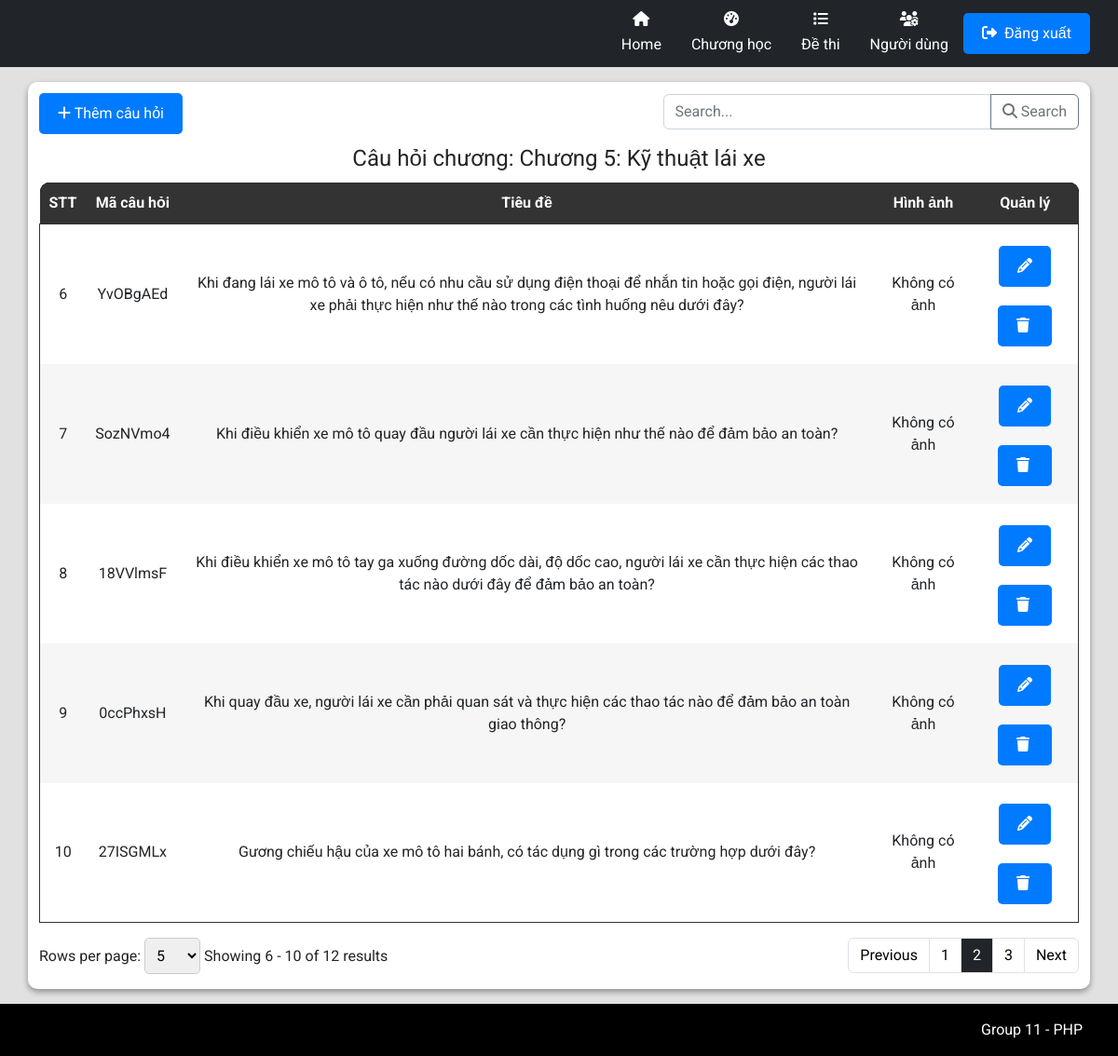
The app's page /admin/AdminIndex.php?workingPage=question&chapterId=4548014d-cf9c-4ab6-9b7c-7e7821b78562&limit=5&page=2 with its own data.
### tables this page shows
CREATE TABLE `tbl_chapter` (
  `id` varchar(36) NOT NULL,
  `code` varchar(255) DEFAULT NULL,
  `name` varchar(255) DEFAULT NULL,
  `description` varchar(255) DEFAULT NULL,
  `quantity` int(11) DEFAULT NULL
);

CREATE TABLE `tbl_question` (
  `id` varchar(36) NOT NULL,
  `code` varchar(255) DEFAULT NULL,
  `questionImage` varchar(255) DEFAULT NULL,
  `title` text DEFAULT NULL,
  `chapterId` varchar(36) DEFAULT NULL,
  `option_1` text DEFAULT NULL,
  `option_2` text DEFAULT NULL,
  `option_3` text DEFAULT NULL,
  `option_4` text DEFAULT NULL,
  `trueAnswer` int(1) DEFAULT NULL,
  `isDanger` tinyint(1) DEFAULT NULL
);

### admin/pages/Question/QuestionIndex.php (shortened to what this page needs)
<link rel="stylesheet" href="./styles/ProductStyles.css">
<?php $chapterId = $_GET["chapterId"] ?>
<?php
$countAllSql = "SELECT * FROM tbl_question WHERE chapterId='$chapterId'";
$total_records = mysqli_num_rows(mysqli_query($connect, $countAllSql));
$pageIndex = isset($_GET['page']) ? $_GET['page'] : 1;
$pageSize = isset($_GET['limit']) ? $_GET['limit'] : 5;
$total_page = ceil($total_records / $pageSize);
$start = ($pageIndex - 1) * $pageSize;
$getTableDataSql = "";
if (isset($_GET['search']) && !empty($_GET['search'])) {
    $search = $_GET['search'];
    $getTableDataSql = "SELECT * FROM tbl_question WHERE chapterId='$chapterId' AND title LIKE '%$search%' LIMIT $start, $pageSize";
} else {
    $getTableDataSql = "SELECT * FROM tbl_question WHERE chapterId='$chapterId' LIMIT $start, $pageSize";
}
$tableData = mysqli_query($connect, $getTableDataSql);
?>
<div class="text-left flex justify-between">
    <button type="button" class="btn btn-primary mb-2 mt-3" data-bs-toggle="modal" data-bs-target="#addQuestion">
        <i class="fa-solid fa-plus"></i>
        Thêm câu hỏi
    </button>
    <div class="input-group mb-3 align-center mt-3 w-40">
        <input type="text" class="form-control" placeholder="Search..." aria-label="Recipient's username" name="search" id="search-input" aria-describedby="button-addon2">
        <button class="btn btn-outline-secondary" id="search-button" onclick="performSearch()" name="ok">
            <i class="fa-solid fa-magnifying-glass"></i>
            Search
        </button>
    </div>
</div>
<div class="container p-0">
    <table class="w-100">
        <?php
        $tableData_1 = mysqli_query($connect, "SELECT * FROM tbl_chapter WHERE id='$chapterId'");
        $getChapter = mysqli_fetch_array($tableData_1);
        ?>
        <legend class="text-center">Câu hỏi chương: <?php echo $getChapter['name'] ?></legend>
        <thead class="table-head w-100">
            <tr class="table-heading">
                <th class="noWrap">STT</th>
                <th class="noWrap">Mã câu hỏi</th>
                <th class="noWrap">Tiêu đề</th>
                <th class="noWrap">Hình ảnh</th>
                <th class="noWrap">Quản lý </th>
            </tr>
        </thead>
        <tbody class="table-body">
            <?php
            $displayquestion = 0;
            while ($row = mysqli_fetch_array($tableData)) {
                $displayquestion++;
            ?>
                <tr>
                    <td>
                        <?php echo $displayquestion + ($pageIndex - 1) * $pageSize; ?>
                    </td>
                    <td class="tensanpham">
                        <?php echo $row['code'] ?>
                    </td>
                    <td>
                        <?php echo $row['title'] ?>
                    </td>
                    <td>
                        <?php if (!empty($row['questionImage'])) : ?>
                            <img width="200px" src="<?php echo $row['questionImage']; ?>" alt="">
                        <?php else : echo "Không có ảnh"; ?>
                        <?php endif; ?>
                    </td>
                    <td>
                        <button type="button" class="btn btn-primary mb-2 mt-3 con-tooltip top" data-bs-toggle="modal" data-bs-target="#editPopup_<?php echo $row['id']; ?>">
                            <i class="fa-solid fa-pencil"></i>
                        </button>
                        <button type="button" class="btn btn-primary mb-2 mt-3 con-tooltip top" data-bs-toggle="modal" data-bs-target="#confirmPopup_<?php echo $row['id']; ?>">
                            <i class="fa-solid fa-trash mr-1"></i>
                        </button>
                    </td>
                </tr>
            <?php
            }
            ?>
        </tbody>
    </table>
    <form action="" method="GET">
        <nav class="row py-2" aria-label="Page navigation example">
            <div class="paganation-infor col py-2">
                <form action="" method="GET">
                    <label for="limitSelect">Rows per page:</label>
                    <select name="limit" id="limitSelect" onchange="updatePageAndLimit()">
                        <option value="5" <?php if ($pageSize == 5) echo 'selected'; ?>>5</option>
                    </select>
                </form>
                <label class="mr-4">Showing
                    <?php
                    $startItem = ($pageIndex - 1) * $pageSize + 1;
                    $endItem = min($pageIndex * $pageSize, $total_records);
                    echo "{$startItem} - {$endItem} of {$total_records} results";
                    ?>
                </label>
            </div>
            <ul class="m-0 pagination justify-content-end py-2 col">
                <li class="page-item">
                    <?php
                    if ($pageIndex > 1 && $total_page > 1) {
                        echo '<a class="page-link text-reset text-black" aria-label="Previous" href="?workingPage=question&limit=' . ($pageSize) . '&page=' . ($pageIndex - 1) . '">
                        Previous
                        </a>';
                    }
                    ?>
                </li>
                <?php
                $range = 3;
                for ($i = 1; $i <= $total_page; $i++) {
                    if ($i == $pageIndex) {
                        echo '<li class="page-item light">
                        <span name="page" class="page-link text-reset text-white bg-dark" href="?workingPage=question&chapterId='.($chapterId).'&limit=' . ($pageSize) . '&page=' . ($i) . '"> ' . ($i) . ' </span>
                        </li>';
                    } else {
                        if ($i == 1) {
                            echo '<li class="page-item light">
                            <a name="page" class="page-link text-reset text-black" href="?workingPage=question&chapterId='.($chapterId).'&limit=' . ($pageSize) . '&page=' . ($i) . '"> ' . ($i) . ' </a>
                            </li>';
                        }
                        else if ($i > $pageIndex - $range && $i < $pageIndex + $range) {
                            echo '<li class="page-item light">
                            <a name="page" class="page-link text-reset text-black" href="?workingPage=question&chapterId='.($chapterId).'&limit=' . ($pageSize) . '&page=' . ($i) . '"> ' . ($i) . ' </a>
                            </li>';
                        }
                        else if ($i == $total_page) {
                            echo '<li class="page-item light">
                            <a name="page" class="page-link text-reset text-black" href="?workingPage=question&chapterId='.($chapterId).'&limit=' . ($pageSize) . '&page=' . ($i) . '"> ' . ($i) . ' </a>
                            </li>';
                        }
                    }
                }
                ?>
                <?php
                if ($pageIndex < $total_page && $total_page > 1) {
                    echo '<li class="page-item light">
                    <a name="page" class="page-link text-reset text-black" aria-label="Next" href="?workingPage=question&chapterId='.($chapterId).'&limit=' . ($pageSize) . '&page=' . ($pageIndex + 1) . '">
                    Next
                    </a>
                    </li>';
                }
                ?>
            </ul>
    </form>
</div>

### admin/styles/AdminStyles.css (style rules this page uses)
body { display: flex; flex-direction: column; }

### common/css/CommonStyle.css (style rules this page uses)
html { padding: unset; margin: unset; box-sizing: border-box; scroll-behavior: smooth; }
body { min-height: 100vh; }
:root { --pr-color: rgb(62, 148, 163); }
.m-0 { margin: 0 !important; }
.p-0 { padding: 0 !important; }
.mr-1 { margin-right: 4px !important; }
.mb-2 { margin-bottom: 8px !important; }
.py-2 { padding-top: 8px !important; padding-bottom: 8px !important; }
.mt-3 { margin-top: 12px !important; }
.mb-3 { margin-bottom: 12px !important; }
.mr-4 { margin-right: 16px !important; }
.w-40 { width: 40%; }
.w-100 { width: 100% !important; }
.flex { display: flex; }
.align-center { align-items: center; }
.justify-between { justify-content: space-between; }
.text-center { text-align: center; }
.text-white { color: #fff !important; }
.text-black { color: #000 !important; }
.con-tooltip { position: relative; background: #F2D1C9; border-radius: 9px; display: inline-block; transition: all 0.3s ease-in-out; cursor: default; }

### admin/styles/ProductStyles.css (style rules this page uses)
* { padding: 0; margin: 0; box-sizing: border-box; }
table { border-radius: 10px; }
.container { width: 100%; }
.table-head { color: white; background-color: #000; }
.table-head .table-heading { background-color: #000; color: white; }
.table-head .table-heading th:first-child { border-top-left-radius: 10px; }
.table-head .table-heading th:last-child { border-top-right-radius: 10px; }
.table-heading { border-radius: 10px; }
.table-head th { padding: 10px; text-align: center; }
.table-head, .table-body { border-collapse: collapse; }
.table-body { border: 1px solid #333; }
.table-body, .table-body tr { background-color: #fff; }
.table-body td { text-align: center; }
.table-body tr:nth-child(2n + 2) { background-color: #f6f6f6; }
table { border-collapse: collapse; background-color: #f8f8f8; }
th, td { padding: 10px; text-align: left; }
th { background-color: #333; color: white; }
.btn-primary { background-color: #007bff; color: white; padding: 10px 20px; border: none; border-radius: 5px; cursor: pointer; }
.noWrap { white-space: nowrap; }
select, option { width: 60px; padding: 8px; border: 1px solid #ccc; border-radius: 5px; }
.tensanpham { width: 100px; height: 150px; text-align: center; }

### records on screen
tbl_chapter: name "Chương 5: Kỹ thuật lái xe"
tbl_question: pageSize "6", code "YvOBgAEd", title "Khi đang lái xe mô tô và ô tô, nếu có nhu cầu sử dụng điện thoại để nhắn tin hoặc gọi điện, người lái xe phải thực hiện như thế nào trong các tình huống nêu dưới đây?", questionImage "Không có ảnh"
tbl_question: pageSize "7", code "SozNVmo4", title "Khi điều khiển xe mô tô quay đầu người lái xe cần thực hiện như thế nào để đảm bảo an toàn?", questionImage "Không có ảnh"
tbl_question: pageSize "8", code "18VVlmsF", title "Khi điều khiển xe mô tô tay ga xuống đường dốc dài, độ dốc cao, người lái xe cần thực hiện các thao tác nào dưới đây để đảm bảo an toàn?", questionImage "Không có ảnh"
tbl_question: pageSize "9", code "0ccPhxsH", title "Khi quay đầu xe, người lái xe cần phải quan sát và thực hiện các thao tác nào để đảm bảo an toàn giao thông?", questionImage "Không có ảnh"
tbl_question: pageSize "10", code "27ISGMLx", title "Gương chiếu hậu của xe mô tô hai bánh, có tác dụng gì trong các trường hợp dưới đây?", questionImage "Không có ảnh"

### other values on screen
$startItem "6"
$endItem "10"
$total_records "12"
